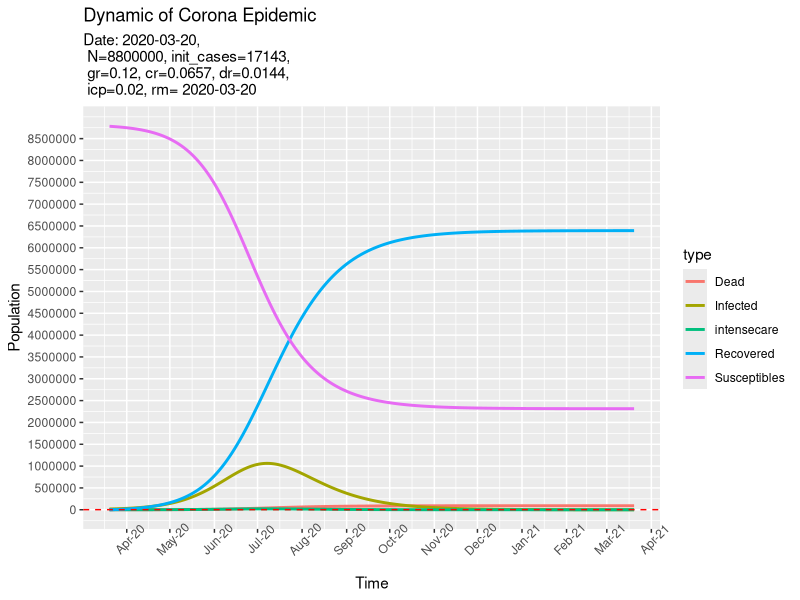
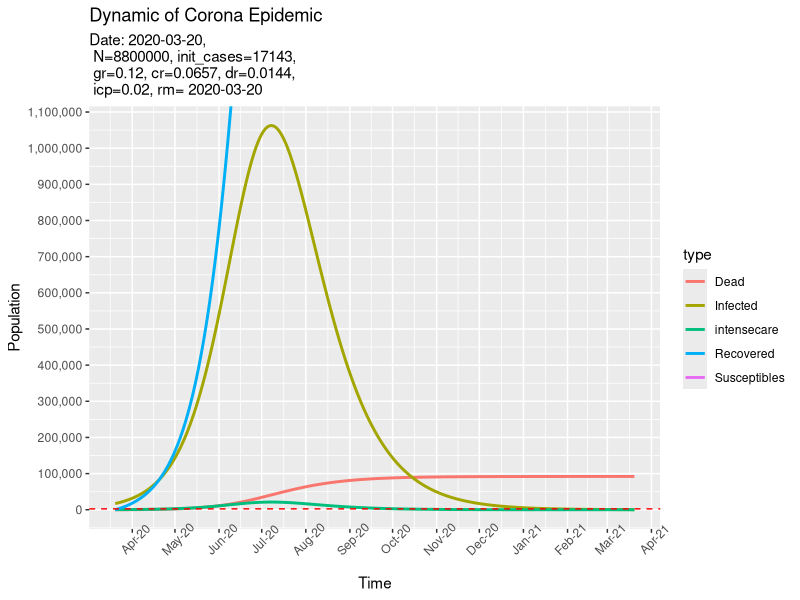
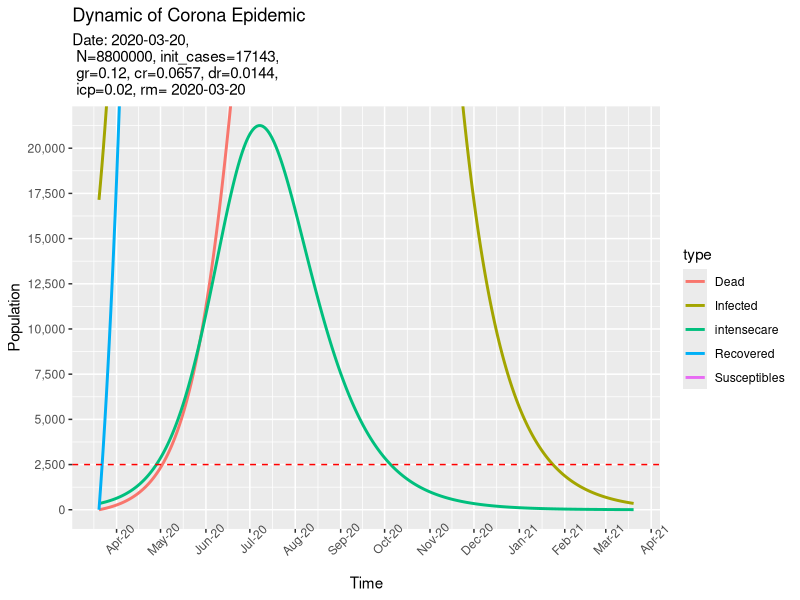
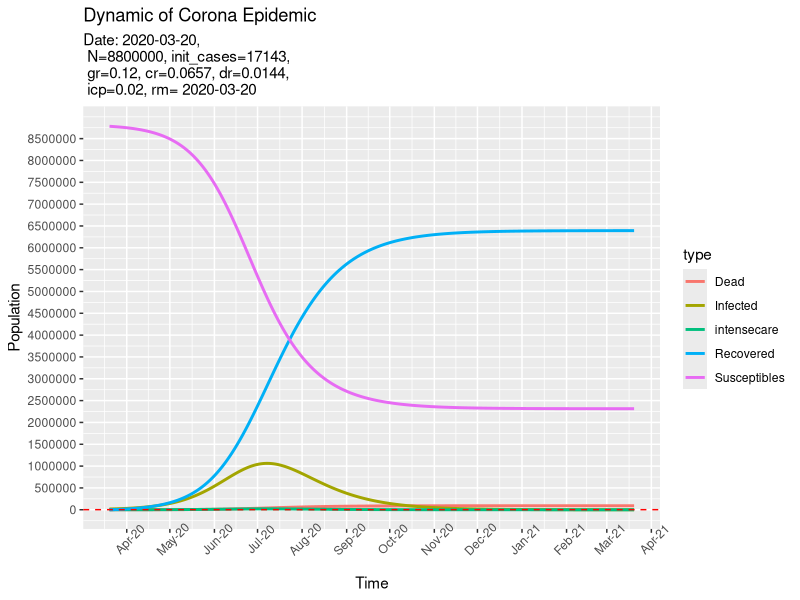
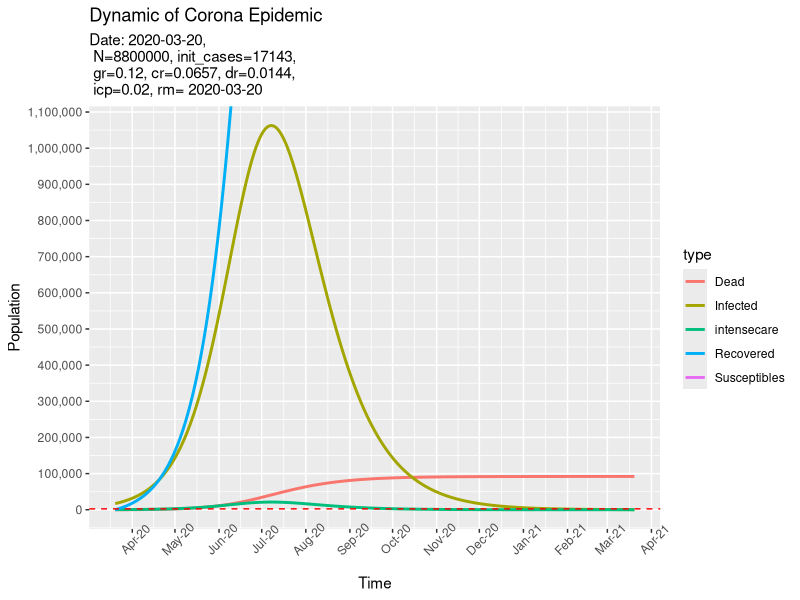
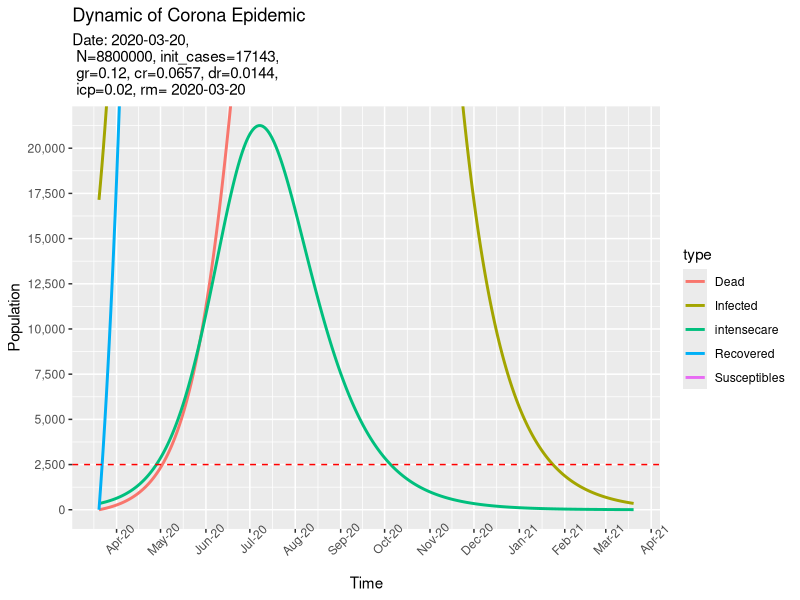

Source code (R) for these figures, in order: (Note: this script raises an error after producing the figures.)
library(tidyverse)
library(ggplot2)
library(scales)
library(lubridate)
library(deSolve)

setwd('C:/Users/Florian/Documents/corona')

# using a SIRD model
# see https://de.wikipedia.org/wiki/SIR-Modell
# see http://www.mathe.tu-freiberg.de/~wegert/Lehre/Seminar3/moehler.pdf
# https://www.worldometers.info/coronavirus/coronavirus-cases/#recovered

calc_time <- 2 # calculation time frame in years, [0, calc_time]
obs_time <- 1 # observation time frame in years for plots, [0, obs_time]
use_solver <- 'mySolve' # 'mySolver', 'deSolve'; release measures only works with 'mySolver' but is slower

# ***************
# model specific parameters
N <- 8800000 # inhabitants
# 20.3.2020 Austria
# ~ 2400 recolgnized cases, assumption only 14% of total
today <- as.Date('2020-03-20')
detected_cases <- 2400
release_measures <- as.Date('2020-11-01')  # time measures (eg. lockdown) end
percentage_of_detection <- 0.14 # therefore, assumed darkfigure is (1 - percentage_of_detection)
nm_daily_growthrate <- 0.35     # growth rate without any measures (eg, lockdown)
wanted_daily_growthrate <- 0.12 # assumed growth rate with applied measures
                                # a growth rate of 0.30 .. I doubles within  2.7d
                                #                  0.25 .. I doubles within  3.1d
                                #                  0.20 .. I doubles within  3.8d
                                #                  0.15 .. I doubles within  5.0d
                                #                  0.10 .. I doubles within  7.3d
                                #                  0.07 .. I doubles within 10.3d 
obs_mortality_rate <- 0.0144    # observed mortality rate
obs_intensecare <- 0.02         # observed percentage of infected which needs intense care
                                # currently about 5%
                                # assumption: due to reports from china that mortality rate 
                                #             is about 1.44% instead of ~4-5% due to hidden cases (no symptoms)
                                #             we use a lower and more realistic figure of about 2%
obs_hospit <- 0.20              # observed percentage of infected which needs hospitalisation
# daily cure rate
# we calibrate on observed data, https://www.worldometers.info/coronavirus/coronavirus-cases/#recovered
# March 4th seems like a good point on the slope
#    why: slope is almost flat (epidemic was more or less only in china and china was getting it under control)
#         therefore recovery figures should be resilient
# total cases March 4th: 38 505
# recovered March 4th:   53 524
# recovered March 3th:   50 994
obs_curerate <- (53524 - 50994)/38505   # maybe the cure rate is better, probably the focus is currently on testing of newly infected people ?
av_intensecare_beds <- 2500             # number of available beds in intense care


param_string <- paste0('Date: ', as.Date(today),
                       ',\n N=', N, 
                       ', init_cases=', ceiling(detected_cases / percentage_of_detection) ,
                       ',\n gr=', wanted_daily_growthrate, 
                       ', cr=', round(obs_curerate,4),
                       ', dr=', obs_mortality_rate,
                       ',\n icp=', obs_intensecare,
                       ', rm= ', as.Date(today))

filename <- paste0('./plots/',
                   as.character(today, format='%Y%m%d'),
                   '-g',round(wanted_daily_growthrate,4),
                   '-c',round(obs_curerate,4),
                   '-d',round(obs_mortality_rate,4),
                   '-rm',as.character(release_measures, format='%Y%m%d'))
# ***************
# initial values
# expected cases !
S0 <- N - (detected_cases / percentage_of_detection )  
I0 <- detected_cases / percentage_of_detection 
R0 <- 0
D0 <- 0

# assumption detected cases and expected case grow using the same dynamic
# neglecting cure and death for initial calibration
#
# a * I0_bar * S0_bar = I0_bar * nm_daily_growthrate
# a * S0_bar = nm_daily_growthrate
# a = nm_daily_growthrate / S0_bar
#
a0 <- (nm_daily_growthrate) / (N - detected_cases) # infection rate no measures
a1 <- (wanted_daily_growthrate) / (N - detected_cases) # infection rate wanted

# rel_m<- 30*release_measures # days from now lockdown released

# ***************
# ODE Parameters
a <- a1                     # infection rate, we are now in lockdown
b <- obs_curerate           # cure rate
c <- obs_mortality_rate * b # daily death rate

# # ***************
if (use_solver == 'mySolve') {
  rel_m <- as.numeric(release_measures - today)
  state <- tibble(i = 0,
                  S = S0,
                  I = I0,
                  R = R0,
                  D = D0)
  
  S_dot <- function(a, I, S) -a*I*S
  I_dot <- function(a, b, c, I, S) a*I*S - b*I - c*I
  R_dot <- function(b, I) b*I
  D_dot <- function(c, I) c*I
  
  
  # ***************
  # numerically solve ODE
  for (l in 0:(365*calc_time)) {
    if (l == rel_m) a <<- a0   # release lockdown when time has come
    
    temp <- state %>% slice(l + 1)
    S_l <- temp %>% select(S) %>% as.numeric()
    I_l <- temp %>% select(I) %>% as.numeric()
    R_l <- temp %>% select(R) %>% as.numeric()
    D_l <- temp %>% select(D) %>% as.numeric()
    new <- tibble(i = l + 1,
                  S = S_l + S_dot(a, I_l, S_l),
                  I = I_l + I_dot(a, b, c, I_l, S_l),
                  R = R_l + R_dot(b, I_l),
                  D = D_l + D_dot(c, I_l))
    state <- rbind(state, new)
  }
}

if (use_solver == 'deSolve') {
  parameters <- c(a = a1,
                  b = b,
                  c = c)
  initstate <- c(S = S0, 
                 I = I0, 
                 R = R0, 
                 D = D0)
  
  SIRD <- function(t, initstate, parameters) {
    with(as.list(c(initstate, parameters)),{
      # rate of change
      dS <- -a*S*I
      dI <- a*S*I - b*I - c*I
      dR <- b*I
      dD <- c*I
      # return the rate of change
      list(c(dS, dI, dR, dD))
    }) 
  }
  
  times <- seq(0, calc_time*365, by = 0.01)
  state  <- ode(y = state, times = times, func = SIRD, parms = parameters) %>% 
    as_tibble() %>% 
    select(i = time, everything())
}

# **************
# solution preparation and plots
state <- state %>% 
  select(Susceptibles = S,
         Infected = I,
         Recovered = R,
         Dead = D,
         everything()) %>% 
  mutate(Time = i + today) %>% 
  mutate(intensecare = Infected * obs_intensecare)

mortality_rate <- state %>% slice(365*obs_time) %>% select(Dead) %>% as.numeric() / state %>% slice(365*obs_time) %>% select(Recovered) %>% as.numeric()
max_infected <- state %>% summarise(max_infected = max(Infected)) %>% as.numeric()
total_died <- state %>% summarise(total_died = max(Dead)) %>% as.numeric()
percentage_immune <- state %>% summarise(total_recovered = max(Recovered)) %>% as.numeric() / N
total_recovered <- state %>% summarise(total_recovered = max(Recovered)) %>% as.numeric()

# transform to long format and plot
g <- state %>% 
  gather('Susceptibles', 'Infected', 'Recovered', 'Dead' , 'intensecare', key = type, value = Population) %>% 
  filter(type %in% c('Susceptibles', 'Infected', 'Recovered', 'Dead', 'intensecare')) %>% 
  ggplot(aes(x = Time, y = Population , group = type, color = type)) + 
  geom_line(lwd = 1) +
  labs(title = 'Dynamic of Corona Epidemic',
       subtitle = param_string)+ 
  scale_x_date(date_breaks = "months" , 
               date_labels = "%b-%y", 
               limits = c(today, today + years(obs_time))) + 
  scale_y_continuous(limits = c(0, N), breaks = seq(0, N, 500000)) + 
  geom_hline(yintercept = av_intensecare_beds, linetype="dashed", color = "red") + # draw line of available intense care beds
  theme(axis.text.x = element_text(#face = "bold", color = "#993333", 
    #size = 12, 
    angle = 45)#,
    #axis.text.y = element_text(face = "bold", color = "blue", 
    #                           size = 12, angle = 45)
  )
plot(g)
ggsave(filename = paste0(filename,'_total.png'),
       plot = g,
       device = png(),
       dpi = 'print')

# zoom into peak of infected
g1 <- g + coord_cartesian(xlim = c(today, today + years(obs_time)),
                          ylim = c(0, max_infected )) + 
  scale_y_continuous(limits = c(0, N), breaks = seq(0, N, 100000), labels = comma) +
  theme(axis.text.x = element_text(#face = "bold", color = "#993333", 
    #size = 12, 
    angle = 45)#,
    #axis.text.y = element_text(face = "bold", color = "blue", 
    #                           size = 12, angle = 45)
  )
plot(g1)
ggsave(filename = paste0(filename,'_peak.png'),
       plot = g1,
       device = png(),
       dpi = 'print')

# zoom into peak of people needing intense care and 
g2 <- g1 + coord_cartesian(xlim = c(today, today + years(obs_time)),
                          ylim = c(0, max_infected * obs_intensecare )) + 
  scale_y_continuous(limits = c(0, N), breaks = seq(0, N, 2500), labels = comma) +
  theme(axis.text.x = element_text(#face = "bold", color = "#993333", 
    #size = 12, 
    angle = 45)#,
    #axis.text.y = element_text(face = "bold", color = "blue", 
    #                           size = 12, angle = 45)
  )
plot(g2)
ggsave(filename = paste0(filename,'_IC.png'),
       plot = g2,
       device = png(),
       dpi = 'print')

# write summary
txt <- paste0('SIRD Model of Corona Epidemic
-----------------------------

Data:
-----
date                          ', today,'
detected cases                ', format(detected_cases, decimal.mark = '.', big.mark = ' ', nsmall = 0), '
rate of detection             ', round(percentage_of_detection*100, 4), '%
growth rate                   ', round(wanted_daily_growthrate*100, 4), '%
growth rate (no measures)     ', round(nm_daily_growthrate*100, 4), '%
observed mortality rate       ', round(obs_mortality_rate*100, 4), '%
observed hospitalisaton rate  ', round(obs_hospit*100, 4), '%
observed intense care rate    ', round(obs_intensecare*100, 4), '%
observed cure rate            ', round(obs_curerate*100, 4), '%
intense care beds             ', format(av_intensecare_beds, decimal.mark = '.', big.mark = ' ', nsmall = 0), '
release containment measures  ', release_measures ,'

ODE Parameters:
---------------
Population    ', format(N, decimal.mark = '.', big.mark = ' ', nsmall = 0), '
a             ', a1, '
b             ', b, '
c             ', c, '
S0            ', format(S0, decimal.mark = '.', big.mark = ' ', nsmall = 2), '
I0            ', format(I0, decimal.mark = '.', big.mark = ' ', nsmall = 2), '

Summary:
--------
Date of peak:                        ', state %>% filter(Infected == max_infected) %>% select(Time) %>% as.numeric %>% as.Date(origin='1970-01-01'), '
# of people which will be infected:  ', format(total_recovered + total_died, decimal.mark = '.', big.mark = ' ', nsmall = 0), ' 
# of people which will recover:      ', format(total_recovered, decimal.mark = '.', big.mark = ' ', nsmall = 0) ,'
# of people which will die:          ', format(total_died, decimal.mark = '.', big.mark = ' ', nsmall = 0) ,'
mortality rate:                      ', format(mortality_rate*100, decimal.mark = '.', big.mark = ' ', nsmall = 2), '%
maximum concurrent infected:         ', format(max_infected, decimal.mark = '.', big.mark = ' ', nsmall = 0), '
    thereof needing hospitalization: ', format(ceiling(max_infected * obs_hospit), decimal.mark = '.', big.mark = ' ', nsmall = 0), '
    thereof needing intense care:    ', format(ceiling(max_infected * obs_intensecare), decimal.mark = '.', big.mark = ' ', nsmall = 0))

fileConn <- file(paste0(filename,'.txt'))
writeLines(txt, fileConn)
close(fileConn)
